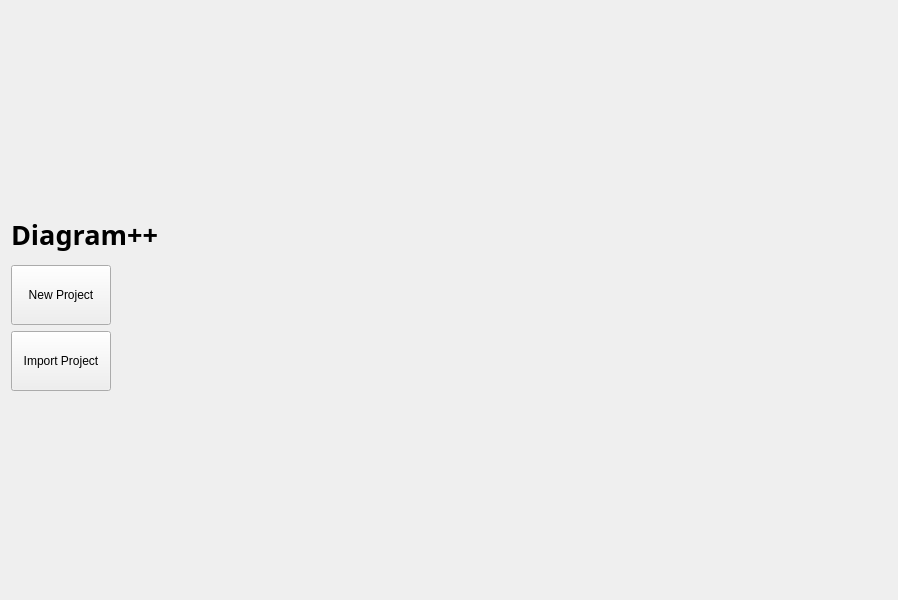
<?xml version="1.0" encoding="UTF-8"?>
<ui version="4.0">
 <class>MainWindow</class>
 <widget class="QWidget" name="MainWindow">
  <property name="geometry">
   <rect>
    <x>0</x>
    <y>0</y>
    <width>898</width>
    <height>600</height>
   </rect>
  </property>
  <property name="windowTitle">
   <string>MainWindow</string>
  </property>
  <layout class="QVBoxLayout" name="verticalLayout_2">
   <item>
    <layout class="QVBoxLayout" name="verticalLayout">
     <item>
      <widget class="QLabel" name="laName">
       <property name="sizePolicy">
        <sizepolicy hsizetype="Maximum" vsizetype="Maximum">
         <horstretch>0</horstretch>
         <verstretch>0</verstretch>
        </sizepolicy>
       </property>
       <property name="minimumSize">
        <size>
         <width>50</width>
         <height>50</height>
        </size>
       </property>
       <property name="font">
        <font>
         <family>Geneva</family>
         <pointsize>20</pointsize>
         <bold>true</bold>
        </font>
       </property>
       <property name="text">
        <string>Diagram++</string>
       </property>
      </widget>
     </item>
     <item>
      <widget class="QPushButton" name="pbNew">
       <property name="sizePolicy">
        <sizepolicy hsizetype="Maximum" vsizetype="Fixed">
         <horstretch>0</horstretch>
         <verstretch>0</verstretch>
        </sizepolicy>
       </property>
       <property name="minimumSize">
        <size>
         <width>100</width>
         <height>60</height>
        </size>
       </property>
       <property name="text">
        <string>New Project</string>
       </property>
      </widget>
     </item>
     <item>
      <widget class="QPushButton" name="pbImport">
       <property name="sizePolicy">
        <sizepolicy hsizetype="Maximum" vsizetype="Fixed">
         <horstretch>0</horstretch>
         <verstretch>0</verstretch>
        </sizepolicy>
       </property>
       <property name="minimumSize">
        <size>
         <width>100</width>
         <height>60</height>
        </size>
       </property>
       <property name="text">
        <string>Import Project</string>
       </property>
      </widget>
     </item>
    </layout>
   </item>
  </layout>
 </widget>
 <resources/>
 <connections/>
</ui>
